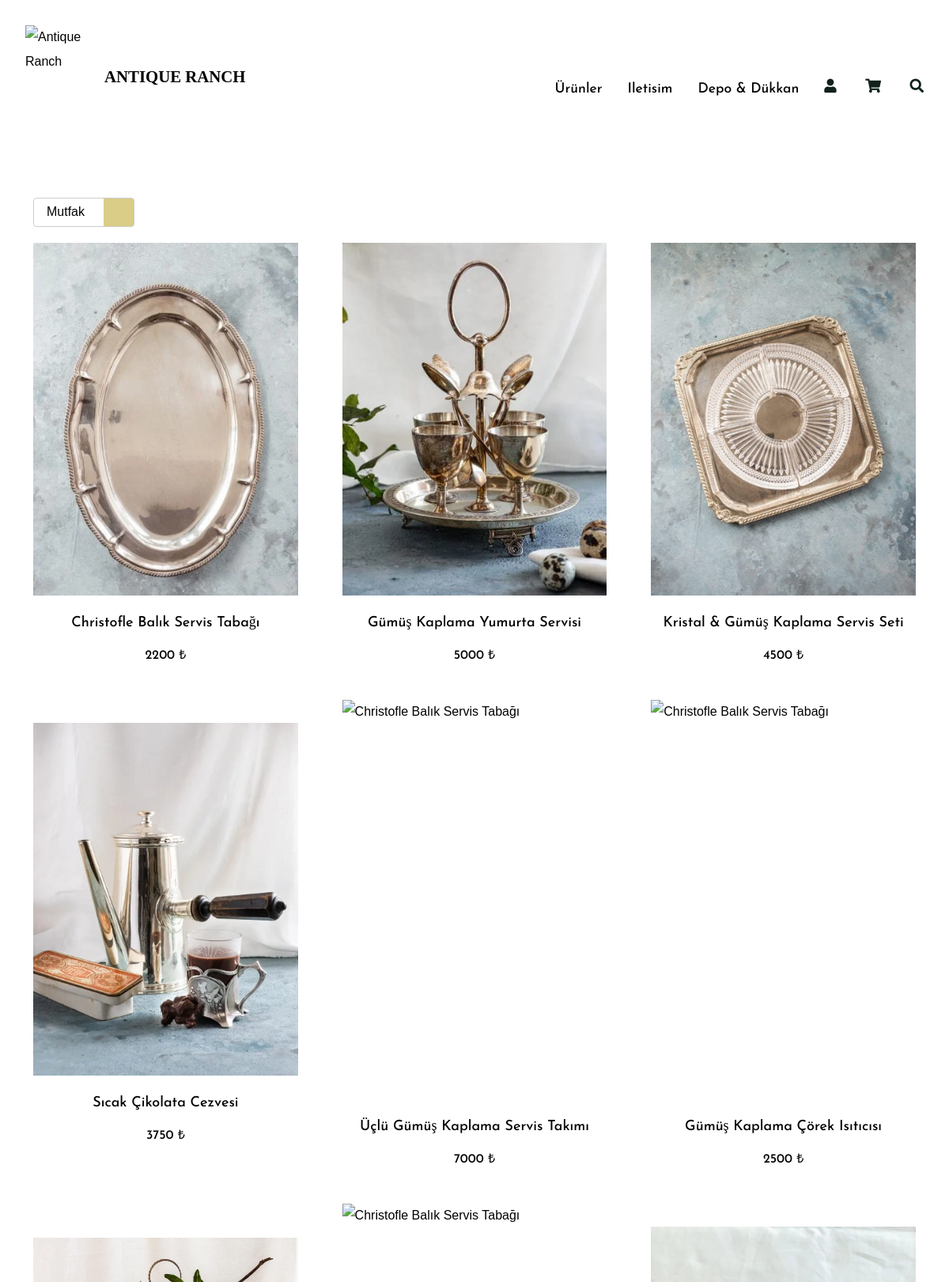
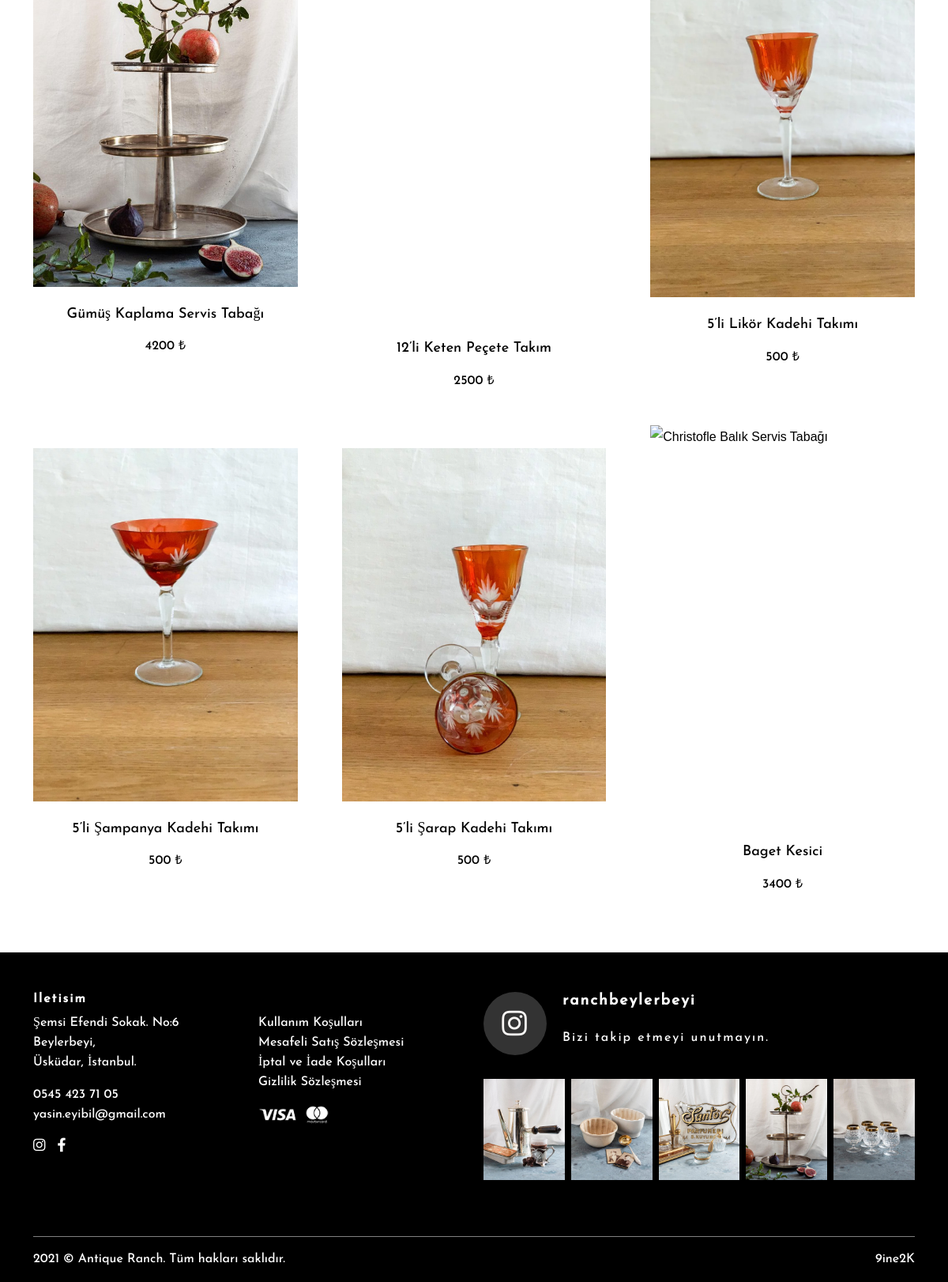
Page /magaza/urunler.php on the committed database (2 pictures, top to bottom).
### tables this page shows
CREATE TABLE IF NOT EXISTS `mutfakk` (
  `id` int(11) NOT NULL AUTO_INCREMENT,
  `product_name` varchar(255) NOT NULL,
  `detail` varchar(1000) NOT NULL,
  `price` varchar(255) NOT NULL,
  `img_url` varchar(255) NOT NULL,
  `link_url` varchar(255) NOT NULL,
  PRIMARY KEY (`id`)
);

### magaza/urunler.php (the view, shortened to what this page needs)
<?php require_once "lib/db.php";  ?>
  <?php
  include "inc/ind-menu.php";
?>
<div style="margin-top:250px;">
  <div class="container tab-container">
    <div class="tab-navigation">
      <select id="select-box">
        <option value="1">Mutfak</option>
      </select>
    </div>
    <div id="tab-1" class="tab-content" >
      <?php
        $products= $db->query("SELECT * from mutfakk", PDO::FETCH_OBJ)->fetchAll();
      ?>
      <div class="Items" style=" margin-bottom:50px;">
        <?php  foreach ($products as $product){  ?>
        <div class="Item" >
              <div class="ImageContainer">
              </div>
              <div class="Item__title"><a href=<?php echo $product->link_url; ?>><?php echo $product->product_name; ?></a></div>
              <div class="Item__price"><?php echo $product->price; ?> &#8378;</div>
        </div>
        <?php } ?>
      </div>
    </div>
    <div id="tab-2" class="tab-content">
      <?php
        $products= $db->query("SELECT * from obje", PDO::FETCH_OBJ)->fetchAll();
      ?>
      <div class="Items" style="margin-bottom:50px;">
        <?php  foreach ($products as $product){  ?>
        </div>
        <?php } ?>
<?php
  include "inc/ind-footer.php";
?>

### magaza/css/style.css (style rules this page uses)
* { margin:0px; padding: 0px; outline: none; border: none; text-decoration: none; -webkit-transition: .2s linear; transition: .2s linear; -webkit-box-sizing: border-box; box-sizing: border-box; }
html { overflow-x: hidden; scroll-behavior: smooth; scroll-padding-top: 5rem; }
body { color:#000; overflow-x:hidden!important; -webkit-font-smoothing:antialiased; font-family:"Montserrat",sans-serif; font-weight:400; line-height:1.928em; text-transform:initial; }
a, p a { color: #000; text-decoration: none; -webkit-transition: color .2s ease-out; -moz-transition: color .2s ease-out; transition: color .2s ease-out; }
select { appearance: none; border: 1px solid #ccc; outline: 0; font: inherit; width: 8rem; height: 2.3em; padding: 0 3em 0 1em; background: url(https://upload.wikimedia.org/wikipedia/commons/9/9d/Caret_down_font_awesome_whitevariation.svg) no-repeat right 0.5em center / 1.4em, linear-gradient(to left, #dacd87 2.4em, #fff 2em); color: black; border-radius: 0.25em; cursor: pointer; }
select option { color: inherit; border: 1px solid #ccc; }
.Items { display: flex; align-items: center; flex-wrap: wrap; width: 100%; max-width: 1200px; margin: 0 auto; justify-content:space-between; }
.Item { padding: 20px 0; width: 30%; transition: box-shadow, 0.4s, ease-in-out; border-radius: 3px; }
.Item__title { text-align: center; font-family: "josefin"; font-size: 18px; color: #000; width: 100%; font-weight: 500; margin: 20px auto 0; -webkit-transition:opacity .3s ease-out; -moz-transition:opacity .3s ease-out; transition:opacity .3s ease-out; }
.Item__price { text-align: center; font-family: "josefin"; font-size: 1rem; margin-top: 10px; color: #000; }
.ImageContainer { position:relative; display:inline-block; width:100%; vertical-align:middle; overflow:hidden; object-fit: cover; }
* { scrollbar-width: auto; scrollbar-color: #dacd87 #ffffff; }

### rows in the picture
mutfakk: product_name "Christofle Balık Servis Tabağı", price "2200"
mutfakk: product_name "Gümüş Kaplama Yumurta Servisi", price "5000"
mutfakk: product_name "Kristal & Gümüş Kaplama Servis Seti", price "4500"
mutfakk: product_name "Sıcak Çikolata Cezvesi", price "3750"
mutfakk: product_name "Üçlü Gümüş Kaplama Servis Takımı", price "7000"
mutfakk: product_name "Gümüş Kaplama Çörek Isıtıcısı", price "2500"
mutfakk: product_name "Gümüş Kaplama Servis Tabağı", price "4200"
mutfakk: product_name "12’li Keten Peçete Takım", price "2500"
mutfakk: product_name "5’li Likör Kadehi Takımı", price "500"
mutfakk: product_name "5’li Şampanya Kadehi Takımı", price "500"
mutfakk: product_name "5’li Şarap Kadehi Takımı", price "500"
mutfakk: product_name "Baget Kesici", price "3400"
